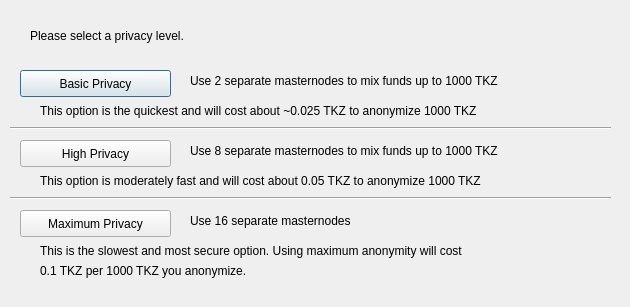
<?xml version="1.0" encoding="UTF-8"?>
<ui version="4.0">
 <class>DarksendConfig</class>
 <widget class="QDialog" name="DarksendConfig">
  <property name="geometry">
   <rect>
    <x>0</x>
    <y>0</y>
    <width>630</width>
    <height>307</height>
   </rect>
  </property>
  <property name="windowTitle">
   <string>Configure Darksend</string>
  </property>
  <widget class="QPushButton" name="buttonBasic">
   <property name="geometry">
    <rect>
     <x>20</x>
     <y>70</y>
     <width>151</width>
     <height>27</height>
    </rect>
   </property>
   <property name="text">
    <string>Basic Privacy</string>
   </property>
  </widget>
  <widget class="QPushButton" name="buttonHigh">
   <property name="geometry">
    <rect>
     <x>20</x>
     <y>140</y>
     <width>151</width>
     <height>27</height>
    </rect>
   </property>
   <property name="text">
    <string>High Privacy</string>
   </property>
  </widget>
  <widget class="QPushButton" name="buttonMax">
   <property name="geometry">
    <rect>
     <x>20</x>
     <y>210</y>
     <width>151</width>
     <height>27</height>
    </rect>
   </property>
   <property name="text">
    <string>Maximum Privacy</string>
   </property>
  </widget>
  <widget class="QLabel" name="label">
   <property name="geometry">
    <rect>
     <x>30</x>
     <y>20</y>
     <width>571</width>
     <height>31</height>
    </rect>
   </property>
   <property name="text">
    <string>Please select a privacy level.</string>
   </property>
  </widget>
  <widget class="QLabel" name="label_2">
   <property name="geometry">
    <rect>
     <x>190</x>
     <y>70</y>
     <width>421</width>
     <height>21</height>
    </rect>
   </property>
   <property name="text">
    <string>Use 2 separate masternodes to mix funds up to 1000 TKZ</string>
   </property>
  </widget>
  <widget class="QLabel" name="label_3">
   <property name="geometry">
    <rect>
     <x>190</x>
     <y>140</y>
     <width>411</width>
     <height>21</height>
    </rect>
   </property>
   <property name="text">
    <string>Use 8 separate masternodes to mix funds up to 1000 TKZ</string>
   </property>
  </widget>
  <widget class="QLabel" name="label_4">
   <property name="geometry">
    <rect>
     <x>190</x>
     <y>210</y>
     <width>421</width>
     <height>21</height>
    </rect>
   </property>
   <property name="text">
    <string>Use 16 separate masternodes</string>
   </property>
  </widget>
  <widget class="QLabel" name="label_6">
   <property name="geometry">
    <rect>
     <x>40</x>
     <y>100</y>
     <width>561</width>
     <height>21</height>
    </rect>
   </property>
   <property name="text">
    <string>This option is the quickest and will cost about ~0.025 TKZ to anonymize 1000 TKZ</string>
   </property>
  </widget>
  <widget class="QLabel" name="label_7">
   <property name="geometry">
    <rect>
     <x>40</x>
     <y>170</y>
     <width>561</width>
     <height>21</height>
    </rect>
   </property>
   <property name="text">
    <string>This option is moderately fast and will cost about 0.05 TKZ to anonymize 1000 TKZ</string>
   </property>
  </widget>
  <widget class="QLabel" name="label_8">
   <property name="geometry">
    <rect>
     <x>40</x>
     <y>240</y>
     <width>561</width>
     <height>21</height>
    </rect>
   </property>
   <property name="text">
    <string>This is the slowest and most secure option. Using maximum anonymity will cost</string>
   </property>
  </widget>
  <widget class="QLabel" name="label_9">
   <property name="geometry">
    <rect>
     <x>40</x>
     <y>260</y>
     <width>561</width>
     <height>21</height>
    </rect>
   </property>
   <property name="text">
    <string>0.1 TKZ per 1000 TKZ you anonymize.</string>
   </property>
  </widget>
  <widget class="Line" name="line">
   <property name="geometry">
    <rect>
     <x>10</x>
     <y>120</y>
     <width>601</width>
     <height>16</height>
    </rect>
   </property>
   <property name="orientation">
    <enum>Qt::Horizontal</enum>
   </property>
  </widget>
  <widget class="Line" name="line_2">
   <property name="geometry">
    <rect>
     <x>10</x>
     <y>190</y>
     <width>601</width>
     <height>16</height>
    </rect>
   </property>
   <property name="orientation">
    <enum>Qt::Horizontal</enum>
   </property>
  </widget>
 </widget>
 <resources/>
 <connections/>
</ui>
